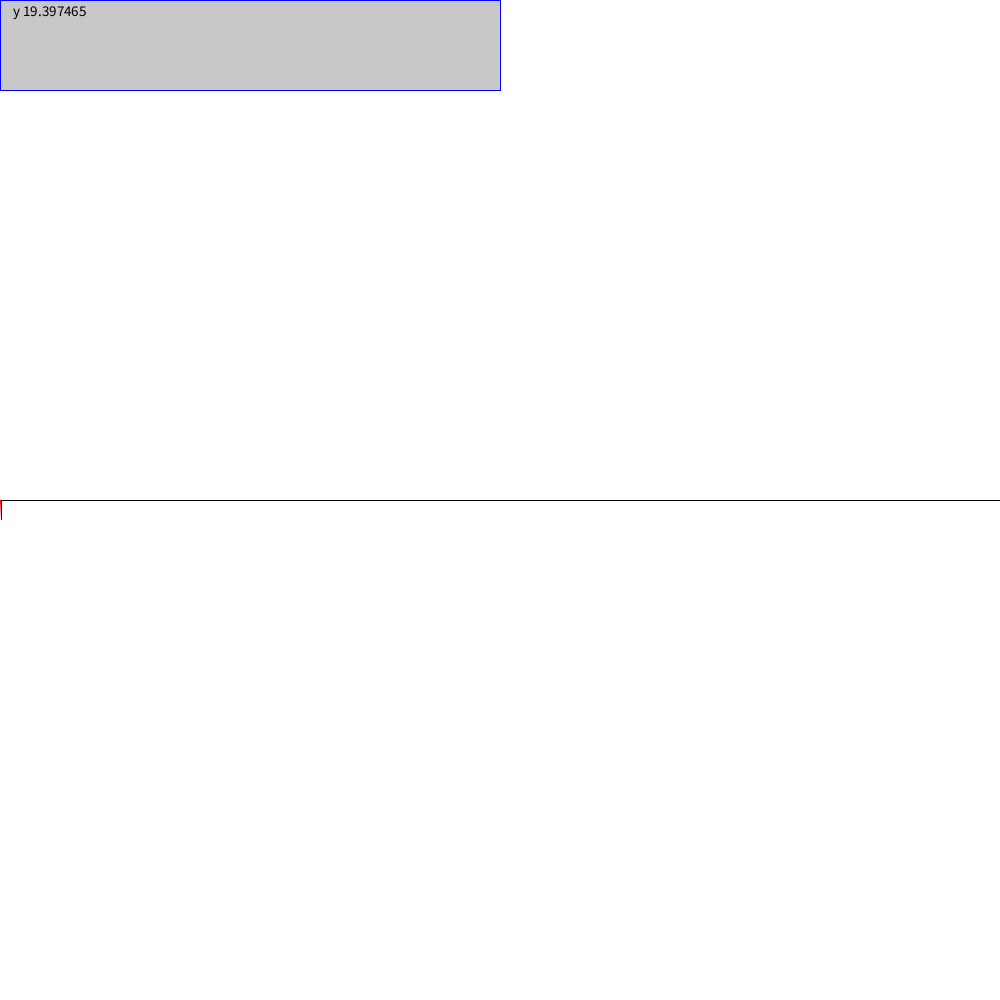
Frame 1 (no input)
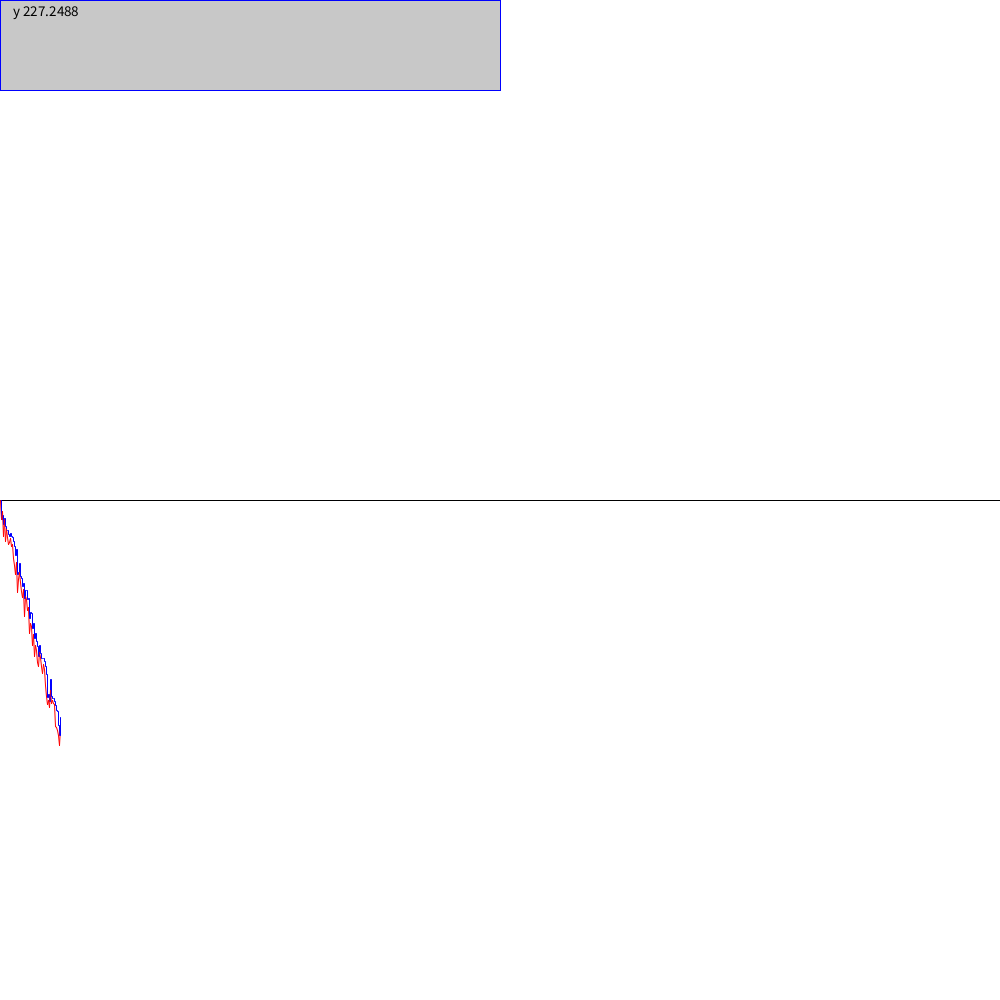
Frame 60 (the mouse pressed at the canvas centre just before this capture)
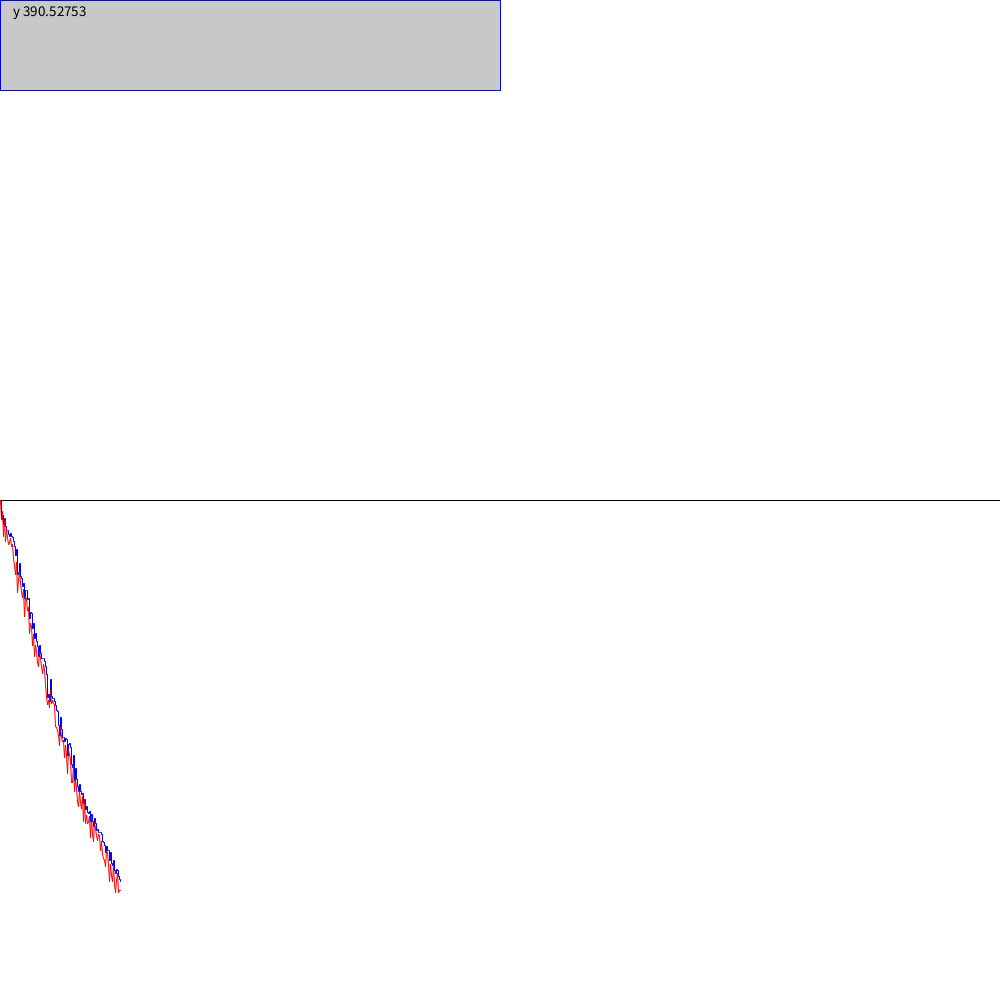
Frame 120 (the mouse held since frame 60 and released just before this capture)

The Processing sketch that drew these frames (run headless with seeded random() and noise(); from frame 60 on, the mouse is pressed at the canvas centre):

// Processing sketch: low_na_
// ── low_na_.pde
float pos = 0;      // pix
float last_update_s;  //s
float delta = 0;
float x = 0;
float y = 0;
float y_ma = 0;
int sin_on = 1;

float noise_scale = 30;
int   ma_depth = 15;


MyMovingAverage ma;


void setup() {
  size(1000, 1000);
  background(255);
  last_update_s = millis() / 1000.0;
  stroke(0);
  translate(0, height/2);
  line (0, 0, width, 0);

  last_update_s = millis()/1000.0;
  loop();

  ma = new MyMovingAverage(ma_depth);
}

float _sign(float x) {
  return ((x) > 0 ? 1 : -1);
}


void draw() {
  translate(0, height/2);

  float cur_time_s =   (millis()/1000.0);
  float d_time_s = cur_time_s - last_update_s;


  last_update_s = cur_time_s;

  //float x = cur_time_s*10;
  float x_new = x + 1;
  float y_new = sin_on*400*sin(x/100) + delta + random(noise_scale);

  ma.add_point(y_new);

  float y_ma_new = ma.get_current();

  stroke(255, 0, 0);
  line(x, y, x_new, y_new);
  x = x_new;
  y = y_new;

  stroke(0, 0, 255);
  line(x, y_ma, x_new, y_ma_new);
  x = x_new;
  y = y_new;
  y_ma = y_ma_new;


  fill(200, 200, 200);
  rect(0, 0 - height / 2, 500, 90);
  fill(0);
  textSize (15);
  text(" y " + y, 10, 15 - height / 2);

  delay (50);
}

void mousePressed() {
  if (mouseButton == RIGHT) {
    delta += 300;
  } else if (mouseButton == LEFT) {
    delta -= 300;
  }
}

void keyPressed() {
  println(key);
  if (key == 'p') {
    noLoop();
  } else if (key == 'l') {
    loop();
  } else if (key == 's') {
    sin_on = (sin_on+1)%2;
  } else if (key == 'q') {
    exit();
  }
}

class MyMovingAverage {
  FloatList data;
  int depth;

  float w_top = 10;
  float w_bot = 30;

  MyMovingAverage(int depth) {
    this.data = new FloatList();
    this.depth = depth;
  }
  void add_point(float p) {
    data.append(p);
    if (data.size() > depth) {
      data.remove(0);
    }
  }
  float get_current() {
    float sum = 0;
    float sum_w = 0;
    float last = data.get(data.size()-1);
    for (float d : data) {
      float w = weight(d, last);
      sum += w*d;
      sum_w += w;
    }
    return sum / sum_w;
  }

  float weight(float d_old, float d_new) {
    float delta = abs(d_new - d_old);

    if (delta < w_top) {
      return 1;
    } else if (delta > w_bot) {
      return 0;
    } else {
      return (delta - w_top) / (w_bot-w_top);
    }
  }
}
